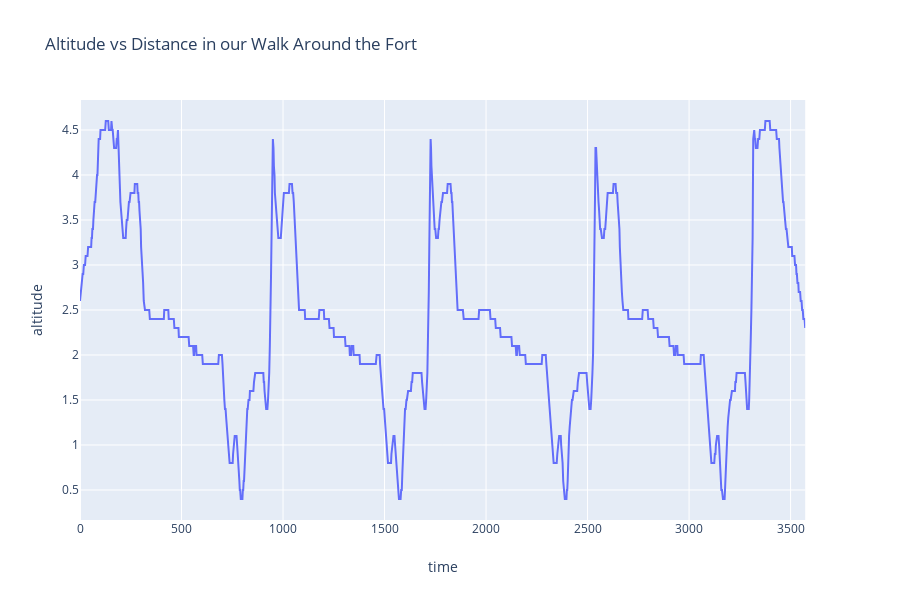

Write notebook code for a chart like this one.
### Code cell
# visualization of the altitude measurement for all 1300+ data points (suggesting an accuray that is not realistic) 
fig = px.line(s, x="time", y="altitude", title='Altitude vs Distance in our Walk Around the Fort', render_mode='svg')
fig.show()

### Figure 1 — Plotly figure (JSON) as saved in the notebook; plotly's stock layout.template omitted (floating-point values rounded to 4 significant figures; data arrays with more than 128 entries replaced by an {"elided": "..."} marker saying what was removed)
{"data": [{"hoverlabel": {"namelength": 0}, "hovertemplate": "time=%{x}<br>altitude=%{y}", "legendgroup": "", "line": {"color": "#636efa", "dash": "solid"}, "mode": "lines", "name": "", "showlegend": false, "type": "scatter", "x": {"elided": "1325 int values"}, "xaxis": "x", "y": {"elided": "1325 float values"}, "yaxis": "y"}], "layout": {"height": 600, "legend": {"tracegroupgap": 0}, "title": {"text": "Altitude vs Distance in our Walk Around the Fort"}, "xaxis": {"anchor": "y", "domain": [0, 0.98], "title": {"text": "time"}}, "yaxis": {"anchor": "x", "domain": [0, 1], "title": {"text": "altitude"}}}}
